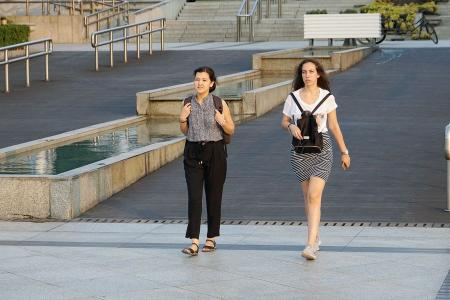
#> input picture data/b.jpg, 450 x 300 px, found by its file name
$ python people_detect.py
#> lines starting #> are read from the running program, lines starting #| are printed output that depends on the picture; after the words box and inside, x2 and y2 are one past the last pixel; in counts of white or black regions, pixels touching at a corner belong together
# coding=utf-8
import numpy as np
import cv2

img = cv2.imread('C:/data/b.jpg')
#> img is the input picture: shape (300, 450, 3); mean B, G, R 127.2, 129.6, 129.8
hog = cv2.HOGDescriptor()
hog.setSVMDetector(cv2.HOGDescriptor_getDefaultPeopleDetector())
bboxes, weights = hog.detectMultiScale(img)
#> bboxes = [[150, 56, 108, 216], [254, 31, 122, 244]]; weights = [3.17, 1.42]

for bb,weight in zip(bboxes,weights):
	x,y,w,h = bb
	cv2.rectangle(img,(x,y),(x+w,y+h),(255,0,0),2)
	cv2.putText(img,'%.3f'%weight,(x,y),cv2.FONT_HERSHEY_COMPLEX,0.5,(0,0,255),1)
#> this loop made 2 passes
#> (weight, x, y, w, h) on passes 1 to 2: (3.17, 150, 56, 108, 216), (1.42, 254, 31, 122, 244)
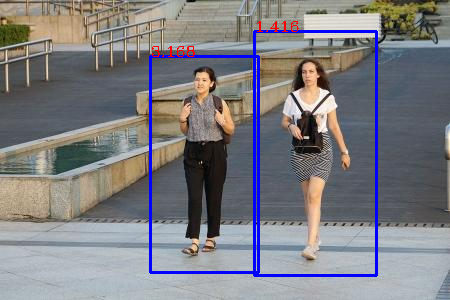
#> img: shape (300, 450, 3); 3.2% of pixels changed, all inside (x1, y1, x2, y2) = (149, 21, 378, 277)

cv2.imshow('img',img)
cv2.waitKey()
